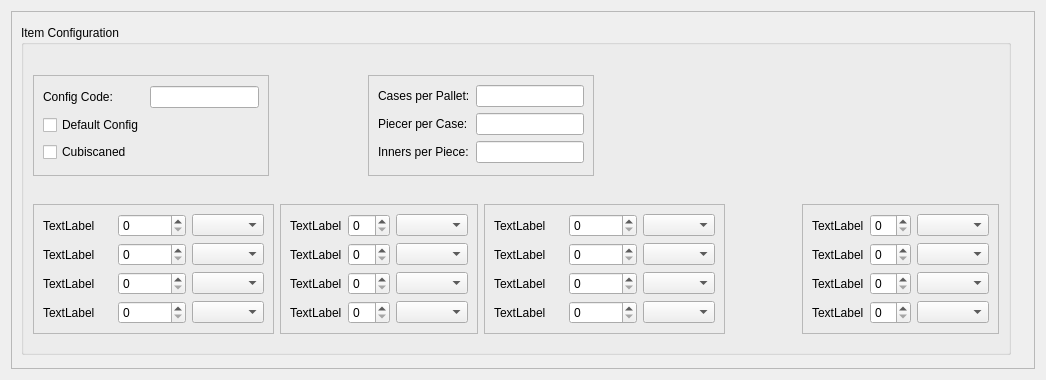
<?xml version="1.0" encoding="UTF-8"?>
<ui version="4.0">
 <class>Form</class>
 <widget class="QWidget" name="Form">
  <property name="geometry">
   <rect>
    <x>0</x>
    <y>0</y>
    <width>1046</width>
    <height>380</height>
   </rect>
  </property>
  <property name="windowTitle">
   <string>Form</string>
  </property>
  <layout class="QGridLayout" name="gridLayout">
   <item row="0" column="0">
    <widget class="QScrollArea" name="scrollArea">
     <property name="widgetResizable">
      <bool>true</bool>
     </property>
     <widget class="QWidget" name="scrollAreaWidgetContents">
      <property name="geometry">
       <rect>
        <x>0</x>
        <y>0</y>
        <width>1026</width>
        <height>360</height>
       </rect>
      </property>
      <layout class="QVBoxLayout" name="verticalLayout">
       <item>
        <widget class="QGroupBox" name="groupBox">
         <property name="maximumSize">
          <size>
           <width>990</width>
           <height>330</height>
          </size>
         </property>
         <property name="title">
          <string>Item Configuration</string>
         </property>
         <layout class="QGridLayout" name="gridLayout_2">
          <item row="0" column="0" colspan="2">
           <widget class="QFrame" name="frame">
            <property name="maximumSize">
             <size>
              <width>236</width>
              <height>101</height>
             </size>
            </property>
            <property name="frameShape">
             <enum>QFrame::StyledPanel</enum>
            </property>
            <property name="frameShadow">
             <enum>QFrame::Raised</enum>
            </property>
            <layout class="QGridLayout" name="gridLayout_3">
             <item row="0" column="0">
              <widget class="QLabel" name="label">
               <property name="text">
                <string>Config Code:</string>
               </property>
              </widget>
             </item>
             <item row="0" column="1">
              <widget class="QLineEdit" name="lineEdit"/>
             </item>
             <item row="1" column="0">
              <widget class="QCheckBox" name="checkBox">
               <property name="text">
                <string>Default Config</string>
               </property>
              </widget>
             </item>
             <item row="2" column="0">
              <widget class="QCheckBox" name="checkBox_2">
               <property name="text">
                <string>Cubiscaned</string>
               </property>
              </widget>
             </item>
            </layout>
           </widget>
          </item>
          <item row="0" column="2" colspan="2">
           <widget class="QFrame" name="frame_2">
            <property name="maximumSize">
             <size>
              <width>251</width>
              <height>101</height>
             </size>
            </property>
            <property name="frameShape">
             <enum>QFrame::StyledPanel</enum>
            </property>
            <property name="frameShadow">
             <enum>QFrame::Raised</enum>
            </property>
            <layout class="QGridLayout" name="gridLayout_4">
             <item row="0" column="0">
              <widget class="QLabel" name="label_2">
               <property name="text">
                <string>Cases per Pallet:</string>
               </property>
              </widget>
             </item>
             <item row="0" column="1">
              <widget class="QLineEdit" name="lineEdit_2"/>
             </item>
             <item row="1" column="0">
              <widget class="QLabel" name="label_3">
               <property name="text">
                <string>Piecer per Case:</string>
               </property>
              </widget>
             </item>
             <item row="1" column="1">
              <widget class="QLineEdit" name="lineEdit_3"/>
             </item>
             <item row="2" column="0">
              <widget class="QLabel" name="label_4">
               <property name="text">
                <string>Inners per Piece:</string>
               </property>
              </widget>
             </item>
             <item row="2" column="1">
              <widget class="QLineEdit" name="lineEdit_4"/>
             </item>
            </layout>
           </widget>
          </item>
          <item row="0" column="4" colspan="2">
           <spacer name="horizontalSpacer">
            <property name="orientation">
             <enum>Qt::Horizontal</enum>
            </property>
            <property name="sizeHint" stdset="0">
             <size>
              <width>399</width>
              <height>128</height>
             </size>
            </property>
           </spacer>
          </item>
          <item row="1" column="0">
           <widget class="QFrame" name="frame_3">
            <property name="minimumSize">
             <size>
              <width>241</width>
              <height>130</height>
             </size>
            </property>
            <property name="frameShape">
             <enum>QFrame::StyledPanel</enum>
            </property>
            <property name="frameShadow">
             <enum>QFrame::Raised</enum>
            </property>
            <layout class="QGridLayout" name="gridLayout_5">
             <item row="1" column="1">
              <widget class="QSpinBox" name="spinBox_2"/>
             </item>
             <item row="1" column="0">
              <widget class="QLabel" name="label_6">
               <property name="text">
                <string>TextLabel</string>
               </property>
              </widget>
             </item>
             <item row="3" column="1">
              <widget class="QSpinBox" name="spinBox_4"/>
             </item>
             <item row="2" column="0">
              <widget class="QLabel" name="label_7">
               <property name="text">
                <string>TextLabel</string>
               </property>
              </widget>
             </item>
             <item row="3" column="0">
              <widget class="QLabel" name="label_8">
               <property name="text">
                <string>TextLabel</string>
               </property>
              </widget>
             </item>
             <item row="2" column="2">
              <widget class="QComboBox" name="comboBox_3"/>
             </item>
             <item row="3" column="2">
              <widget class="QComboBox" name="comboBox_4"/>
             </item>
             <item row="2" column="1">
              <widget class="QSpinBox" name="spinBox_3"/>
             </item>
             <item row="0" column="2">
              <widget class="QComboBox" name="comboBox"/>
             </item>
             <item row="0" column="0">
              <widget class="QLabel" name="label_5">
               <property name="text">
                <string>TextLabel</string>
               </property>
              </widget>
             </item>
             <item row="1" column="2">
              <widget class="QComboBox" name="comboBox_2"/>
             </item>
             <item row="0" column="1">
              <widget class="QSpinBox" name="spinBox"/>
             </item>
            </layout>
           </widget>
          </item>
          <item row="1" column="1" colspan="2">
           <widget class="QFrame" name="frame_4">
            <property name="maximumSize">
             <size>
              <width>241</width>
              <height>130</height>
             </size>
            </property>
            <property name="frameShape">
             <enum>QFrame::StyledPanel</enum>
            </property>
            <property name="frameShadow">
             <enum>QFrame::Raised</enum>
            </property>
            <layout class="QGridLayout" name="gridLayout_6">
             <item row="2" column="0">
              <widget class="QLabel" name="label_11">
               <property name="text">
                <string>TextLabel</string>
               </property>
              </widget>
             </item>
             <item row="1" column="5">
              <widget class="QComboBox" name="comboBox_6"/>
             </item>
             <item row="2" column="5">
              <widget class="QComboBox" name="comboBox_7"/>
             </item>
             <item row="0" column="5">
              <widget class="QComboBox" name="comboBox_5"/>
             </item>
             <item row="0" column="0">
              <widget class="QLabel" name="label_9">
               <property name="text">
                <string>TextLabel</string>
               </property>
              </widget>
             </item>
             <item row="3" column="0">
              <widget class="QLabel" name="label_12">
               <property name="text">
                <string>TextLabel</string>
               </property>
              </widget>
             </item>
             <item row="3" column="5">
              <widget class="QComboBox" name="comboBox_8"/>
             </item>
             <item row="1" column="0">
              <widget class="QLabel" name="label_10">
               <property name="text">
                <string>TextLabel</string>
               </property>
              </widget>
             </item>
             <item row="1" column="2">
              <widget class="QSpinBox" name="spinBox_7"/>
             </item>
             <item row="2" column="2">
              <widget class="QSpinBox" name="spinBox_8"/>
             </item>
             <item row="0" column="2">
              <widget class="QSpinBox" name="spinBox_6"/>
             </item>
             <item row="3" column="2">
              <widget class="QSpinBox" name="spinBox_5"/>
             </item>
            </layout>
           </widget>
          </item>
          <item row="1" column="3" colspan="2">
           <widget class="QFrame" name="frame_5">
            <property name="maximumSize">
             <size>
              <width>241</width>
              <height>130</height>
             </size>
            </property>
            <property name="frameShape">
             <enum>QFrame::StyledPanel</enum>
            </property>
            <property name="frameShadow">
             <enum>QFrame::Raised</enum>
            </property>
            <layout class="QGridLayout" name="gridLayout_7">
             <item row="3" column="0">
              <widget class="QLabel" name="label_16">
               <property name="text">
                <string>TextLabel</string>
               </property>
              </widget>
             </item>
             <item row="2" column="0">
              <widget class="QLabel" name="label_15">
               <property name="text">
                <string>TextLabel</string>
               </property>
              </widget>
             </item>
             <item row="2" column="2">
              <widget class="QComboBox" name="comboBox_11"/>
             </item>
             <item row="0" column="0">
              <widget class="QLabel" name="label_13">
               <property name="text">
                <string>TextLabel</string>
               </property>
              </widget>
             </item>
             <item row="3" column="2">
              <widget class="QComboBox" name="comboBox_12"/>
             </item>
             <item row="1" column="0">
              <widget class="QLabel" name="label_14">
               <property name="text">
                <string>TextLabel</string>
               </property>
              </widget>
             </item>
             <item row="1" column="2">
              <widget class="QComboBox" name="comboBox_10"/>
             </item>
             <item row="0" column="2">
              <widget class="QComboBox" name="comboBox_9"/>
             </item>
             <item row="0" column="1">
              <widget class="QSpinBox" name="spinBox_9"/>
             </item>
             <item row="1" column="1">
              <widget class="QSpinBox" name="spinBox_10"/>
             </item>
             <item row="2" column="1">
              <widget class="QSpinBox" name="spinBox_11"/>
             </item>
             <item row="3" column="1">
              <widget class="QSpinBox" name="spinBox_12"/>
             </item>
            </layout>
           </widget>
          </item>
          <item row="1" column="5">
           <widget class="QFrame" name="frame_6">
            <property name="maximumSize">
             <size>
              <width>241</width>
              <height>130</height>
             </size>
            </property>
            <property name="frameShape">
             <enum>QFrame::StyledPanel</enum>
            </property>
            <property name="frameShadow">
             <enum>QFrame::Raised</enum>
            </property>
            <layout class="QGridLayout" name="gridLayout_8">
             <item row="1" column="0">
              <widget class="QLabel" name="label_18">
               <property name="text">
                <string>TextLabel</string>
               </property>
              </widget>
             </item>
             <item row="3" column="0">
              <widget class="QLabel" name="label_20">
               <property name="text">
                <string>TextLabel</string>
               </property>
              </widget>
             </item>
             <item row="2" column="0">
              <widget class="QLabel" name="label_19">
               <property name="text">
                <string>TextLabel</string>
               </property>
              </widget>
             </item>
             <item row="0" column="0">
              <widget class="QLabel" name="label_17">
               <property name="text">
                <string>TextLabel</string>
               </property>
              </widget>
             </item>
             <item row="3" column="2">
              <widget class="QComboBox" name="comboBox_16"/>
             </item>
             <item row="0" column="2">
              <widget class="QComboBox" name="comboBox_13"/>
             </item>
             <item row="1" column="2">
              <widget class="QComboBox" name="comboBox_14"/>
             </item>
             <item row="2" column="2">
              <widget class="QComboBox" name="comboBox_15"/>
             </item>
             <item row="0" column="1">
              <widget class="QSpinBox" name="spinBox_13"/>
             </item>
             <item row="1" column="1">
              <widget class="QSpinBox" name="spinBox_14"/>
             </item>
             <item row="2" column="1">
              <widget class="QSpinBox" name="spinBox_15"/>
             </item>
             <item row="3" column="1">
              <widget class="QSpinBox" name="spinBox_16"/>
             </item>
            </layout>
           </widget>
          </item>
         </layout>
        </widget>
       </item>
      </layout>
     </widget>
    </widget>
   </item>
  </layout>
 </widget>
 <resources/>
 <connections/>
</ui>
